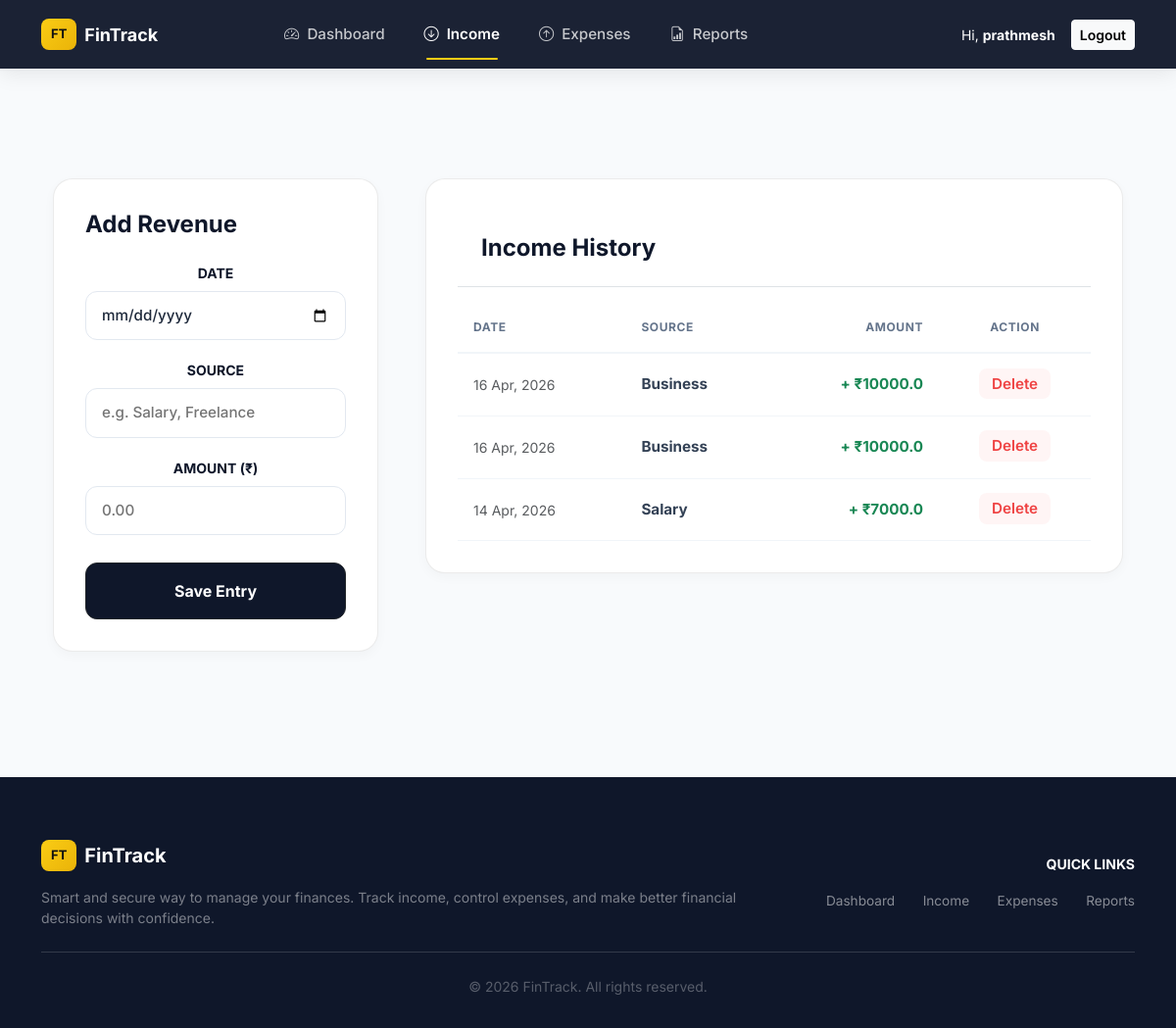
Screenshot of /income/ (signed in) with the database file from the repository.
### finance/models.py (models this page shows, shortened)
class Income(models.Model):
    user = models.ForeignKey(User, on_delete=models.CASCADE)
    source = models.CharField(max_length=255)
    amount = models.FloatField()
    date = models.DateTimeField(auto_now_add=True)

### finance/views.py (the view)
# urls.py: path('income/', views.income_page, name='income'),
@login_required
def income_page(request):
    if request.method == 'POST':
        source = request.POST.get('source')
        amount = request.POST.get('amount')
        Income.objects.create(user=request.user, source=source, amount=amount)
        messages.success(request, "Income added successfully.")
        return redirect('income')
    incomes = Income.objects.filter(user=request.user).order_by('-date')
    return render(request, 'income.html', {'incomes': incomes})

### finance/templates/income.html (shortened to what this page needs)
{% extends 'base.html' %}
{% block content %}
<div class="container py-5">
    <div class="row g-5">
        <div class="col-md-4">
            <div class="stats-card">
                <h4 class="fw-bold mb-4">Add Revenue</h4>
                <form method="POST">
                    <label class="card-label small fw-bold text-uppercase">Date</label>
                    <input type="date" name="date" required>
                    <label class="card-label small fw-bold text-uppercase">Source</label>
                    <input type="text" name="source" placeholder="e.g. Salary, Freelance" required>
                    <label class="card-label small fw-bold text-uppercase">Amount (₹)</label>
                    <input type="number" name="amount" step="0.01" placeholder="0.00" required>
                    <button type="submit" class="btn btn-dark w-100 py-3 fw-bold mt-2" style="border-radius:12px; background: #0F172A;">
                        Save Entry
                    </button>
                </form>
            </div>
        </div>
        <div class="col-md-8">
            <div class="stats-card p-0 overflow-hidden">
                <div class="p-4 border-bottom">
                    <h4 class="fw-bold mb-0">Income History</h4>
                </div>
                <div class="table-responsive">
                    <table class="table-hover">
                        <thead>
                            <tr>
                                <th>Date</th>
                                <th>Source</th>
                                <th class="text-end">Amount</th>
                                <th class="text-center">Action</th>
                            </tr>
                        </thead>
                        <tbody>
                            {% for item in incomes %}
                            <tr>
                                <td class="text-muted small">{{ item.date|date:"d M, Y" }}</td>
                                <td class="fw-bold">{{ item.source }}</td>
                                <td class="text-end text-success fw-bold">+ ₹{{ item.amount }}</td>
                                <td class="text-center">
                                    <a href="{% url 'delete_income' item.id %}" class="btn-delete">Delete</a>
                                </td>
                            </tr>
                            {% empty %}
                            <tr>
                                <td colspan="4" class="text-center py-5 text-muted">No income records yet.</td>
                            </tr>
                            {% endfor %}
                        </tbody>
                    </table>
                </div>
            </div>
        </div>
    </div>
</div>
{% endblock %}

### finance/templates/base.html (shortened to what this page needs)
<!DOCTYPE html>
<html lang="en">
<head>
    <link href="https://cdn.jsdelivr.net/npm/bootstrap@5.3.0/dist/css/bootstrap.min.css" rel="stylesheet">
    <link rel="stylesheet" href="https://cdn.jsdelivr.net/npm/bootstrap-icons@1.11.0/font/bootstrap-icons.css">
    {% load static %}
    <link rel="stylesheet" href="{% static 'css/style.css' %}?v=2">
</head>
<body>
<nav class="navbar navbar-expand-lg navbar-dark sticky-top custom-navbar">
    <div class="container">
        <a class="navbar-brand d-flex align-items-center" href="{% url 'dashboard' %}">
            <div class="logo-badge me-2">FT</div>
            <span class="brand-name">FinTrack</span>
        </a>
        <div class="collapse navbar-collapse" id="navMain">
            {% if user.is_authenticated %}
            <ul class="navbar-nav mx-auto gap-lg-4">
                <li class="nav-item">
                    <a class="nav-link {% if request.resolver_match.url_name == 'dashboard' %}active-link{% endif %}"
                       href="{% url 'dashboard' %}">
                        <i class="bi bi-speedometer2 me-1"></i> Dashboard
                    </a>
                </li>
                <li class="nav-item">
                    <a class="nav-link {% if request.resolver_match.url_name == 'income' %}active-link{% endif %}"
                       href="{% url 'income' %}">
                        <i class="bi bi-arrow-down-circle me-1"></i> Income
                    </a>
                </li>
                <li class="nav-item">
                    <a class="nav-link {% if request.resolver_match.url_name == 'expense' %}active-link{% endif %}"
                       href="{% url 'expense' %}">
                        <i class="bi bi-arrow-up-circle me-1"></i> Expenses
                    </a>
                </li>
                <li class="nav-item">
                    <a class="nav-link {% if request.resolver_match.url_name == 'report' %}active-link{% endif %}"
                       href="{% url 'report' %}">
                        <i class="bi bi-file-earmark-bar-graph me-1"></i> Reports
                    </a>
                </li>
            </ul>
            {% endif %}
            <div class="ms-auto d-flex align-items-center">
                {% if user.is_authenticated %}
                <span class="user-greeting me-3 d-none d-lg-inline text-white">
                    Hi, <b>{{ user.username }}</b>
                </span>
                <a href="{% url 'logout' %}" class="btn btn-sm btn-light fw-semibold">
                    Logout
                </a>
                {% else %}
                <a href="{% url 'login' %}" class="btn btn-sm btn-gold">
                    Login
                </a>
                {% endif %}
            </div>
        </div>
    </div>
</nav>
<main class="main-content py-5">
    <div class="container">
        {% block content %}{% endblock %}
    </div>
</main>
<footer class="footer">
    <div class="container">
        <div class="row g-4 align-items-center">
            <div class="col-md-8">
                <div class="d-flex align-items-center mb-3">
                    <div class="logo-badge logo-badge-footer me-2">FT</div>
                    <h5 class="text-white fw-bold mb-0">FinTrack</h5>
                </div>
                <p class="small opacity-75 mb-0">
                    Smart and secure way to manage your finances. Track income, control expenses,
                    and make better financial decisions with confidence.
                </p>
            </div>
            <div class="col-md-4 text-md-end">
                <h6 class="text-white small text-uppercase fw-bold mb-3">Quick Links</h6>
                <a href="{% url 'dashboard' %}" class="footer-link">Dashboard</a>
                <a href="{% url 'income' %}" class="footer-link">Income</a>
                <a href="{% url 'expense' %}" class="footer-link">Expenses</a>
                <a href="{% url 'report' %}" class="footer-link">Reports</a>
            </div>
        </div>
        <hr class="my-4 opacity-25">
        <div class="text-center">
            <p class="small mb-0 opacity-50">
                © 2026 FinTrack. All rights reserved.
            </p>
        </div>
    </div>
</footer>
</body>
</html>

### finance/static/css/style.css (style rules this page uses)
:root { --primary-dark: #0f172a; --secondary-dark: #1e293b; --accent-gold: #facc15; --accent-blue: #3b82f6; --bg-light: #f8fafc; --white: #ffffff; --text-dark: #0f172a; --text-muted: #64748b; --success: #16a34a; --danger: #dc2626; }
* { margin: 0; padding: 0; box-sizing: border-box; }
body { font-family: 'Inter', sans-serif; background-color: var(--bg-light); color: var(--text-dark); }
.navbar { background: rgba(15, 23, 42, 0.95) !important; backdrop-filter: blur(10px); padding: 0.9rem 0; box-shadow: 0 6px 20px rgba(0,0,0,0.08); }
.logo-badge { background: linear-gradient(135deg, #facc15, #eab308); color: #111; font-weight: 700; padding: 6px 10px; border-radius: 8px; font-size: 13px; }
.brand-name { font-weight: 700; font-size: 18px; }
.nav-link { color: rgba(255,255,255,0.75) !important; font-size: 0.95rem; font-weight: 500; transition: 0.3s; }
.active-link { color: #fff !important; font-weight: 600; position: relative; }
.active-link::after { content: ''; position: absolute; bottom: -6px; left: 10px; right: 10px; height: 2px; background: var(--accent-gold); border-radius: 2px; }
.footer { background: var(--primary-dark); color: rgba(255,255,255,0.6); padding: 4rem 0 2rem; }
.footer-link { color: rgba(255,255,255,0.5); text-decoration: none; font-size: 0.85rem; margin-left: 1.5rem; }
.user-greeting { color: rgba(255,255,255,0.85); font-size: 14px; }
input, select, textarea { width: 100%; padding: 10px 12px; border-radius: 8px; border: 1px solid #ddd; font-size: 14px; transition: 0.2s; }
label { font-weight: 500; }
button { border-radius: 8px; }
.container.py-5 { max-width: 1200px; }
.stats-card { background: #ffffff !important; border: 1px solid rgba(0,0,0,0.08) !important; border-radius: 20px !important; padding: 2rem !important; box-shadow: 0 4px 12px rgba(0,0,0,0.03) !important; margin-bottom: 2rem; }
input[type="text"], input[type="number"], input[type="date"], .form-control { display: block; width: 100%; padding: 0.8rem 1rem !important; font-size: 0.95rem !important; font-weight: 500 !important; color: #1e293b !important; background-color: #ffffff !important; border: 1.5px solid #e2e8f0 !important; border-radius: 12px !important; margin-top: 0.5rem; margin-bottom: 1.25rem; transition: all 0.2s ease; }
table { width: 100%; border-collapse: collapse; margin-top: 1rem; }
th { text-transform: uppercase; font-size: 0.75rem !important; font-weight: 700 !important; letter-spacing: 0.05em; color: #64748b; padding: 1rem !important; border-bottom: 2px solid #f1f5f9 !important; text-align: left; }
td { padding: 1.25rem 1rem !important; border-bottom: 1px solid #f1f5f9 !important; font-size: 0.95rem; color: #334155; }
.btn-delete { color: #ef4444 !important; font-weight: 600; text-decoration: none; padding: 0.4rem 0.8rem; border-radius: 8px; background: rgba(239, 68, 68, 0.05); transition: 0.2s; }
.stats-card .card-label { display: block; text-align: center; width: 100%; }
.stats-card { background: #e32727; border: 1px solid rgba(0, 0, 0, 0.05); border-radius: 24px; padding: 2rem; box-shadow: 0 10px 15px -3px rgba(0, 0, 0, 0.05); }

### rows the page displays
Income: date "16 Apr, 2026", source "Business", amount "10000.0"
Income: date "16 Apr, 2026", source "Business", amount "10000.0"
Income: date "14 Apr, 2026", source "Salary", amount "7000.0"

### other values shown
{{ user.username }} "prathmesh"
